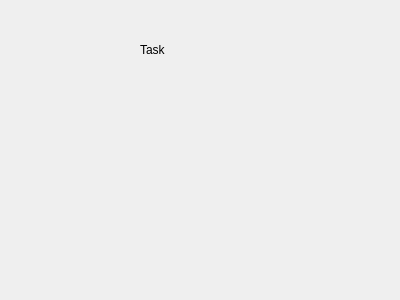
<?xml version="1.0" encoding="UTF-8"?>
<ui version="4.0">
 <class>TaskView</class>
 <widget class="QWidget" name="TaskView">
  <property name="geometry">
   <rect>
    <x>0</x>
    <y>0</y>
    <width>400</width>
    <height>300</height>
   </rect>
  </property>
  <property name="windowTitle">
   <string>Form</string>
  </property>
  <widget class="QLabel" name="label">
   <property name="geometry">
    <rect>
     <x>140</x>
     <y>40</y>
     <width>63</width>
     <height>20</height>
    </rect>
   </property>
   <property name="text">
    <string>Task</string>
   </property>
  </widget>
 </widget>
 <resources/>
 <connections/>
</ui>
